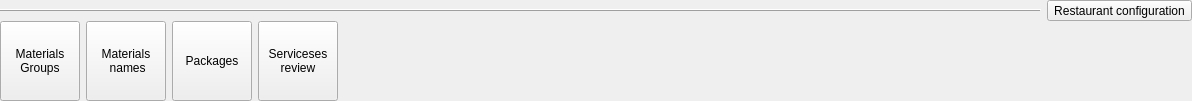
    <widget class="QWidget" name="widget_4" native="true">
     <layout class="QVBoxLayout" name="verticalLayout_3">
      <property name="spacing">
       <number>0</number>
      </property>
      <property name="leftMargin">
       <number>0</number>
      </property>
      <property name="topMargin">
       <number>0</number>
      </property>
      <property name="rightMargin">
       <number>0</number>
      </property>
      <property name="bottomMargin">
       <number>0</number>
      </property>
      <item>
       <widget class="QWidget" name="widget_5" native="true">
        <layout class="QHBoxLayout" name="horizontalLayout_3">
         <property name="leftMargin">
          <number>0</number>
         </property>
         <property name="topMargin">
          <number>0</number>
         </property>
         <property name="rightMargin">
          <number>0</number>
         </property>
         <property name="bottomMargin">
          <number>0</number>
         </property>
         <item>
          <widget class="Line" name="line_2">
           <property name="frameShadow">
            <enum>QFrame::Raised</enum>
           </property>
           <property name="orientation">
            <enum>Qt::Horizontal</enum>
           </property>
          </widget>
         </item>
         <item>
          <widget class="QToolButton" name="btnConfigRestaurant">
           <property name="focusPolicy">
            <enum>Qt::NoFocus</enum>
           </property>
           <property name="text">
            <string>Restaurant configuration</string>
           </property>
           <property name="toolButtonStyle">
            <enum>Qt::ToolButtonIconOnly</enum>
           </property>
          </widget>
         </item>
        </layout>
       </widget>
      </item>
      <item>
       <widget class="QWidget" name="widget_6" native="true">
        <layout class="QHBoxLayout" name="horizontalLayout_4">
         <property name="leftMargin">
          <number>0</number>
         </property>
         <property name="topMargin">
          <number>0</number>
         </property>
         <property name="rightMargin">
          <number>0</number>
         </property>
         <property name="bottomMargin">
          <number>0</number>
         </property>
         <item>
          <widget class="QToolButton" name="bntnMaterialsGroups">
           <property name="minimumSize">
            <size>
             <width>80</width>
             <height>80</height>
            </size>
           </property>
           <property name="maximumSize">
            <size>
             <width>222</width>
             <height>222</height>
            </size>
           </property>
           <property name="text">
            <string>Materials
Groups</string>
           </property>
           <property name="icon">
            <iconset resource="res.qrc">
             <normaloff>:/images/dinner2.png</normaloff>:/images/dinner2.png</iconset>
           </property>
           <property name="iconSize">
            <size>
             <width>32</width>
             <height>32</height>
            </size>
           </property>
           <property name="toolButtonStyle">
            <enum>Qt::ToolButtonTextUnderIcon</enum>
           </property>
          </widget>
         </item>
         <item>
          <widget class="QToolButton" name="btnMaterials">
           <property name="minimumSize">
            <size>
             <width>80</width>
             <height>80</height>
            </size>
           </property>
           <property name="maximumSize">
            <size>
             <width>222</width>
             <height>222</height>
            </size>
           </property>
           <property name="text">
            <string>Materials
 names</string>
           </property>
           <property name="icon">
            <iconset resource="res.qrc">
             <normaloff>:/images/dinner2.png</normaloff>:/images/dinner2.png</iconset>
           </property>
           <property name="iconSize">
            <size>
             <width>32</width>
             <height>32</height>
            </size>
           </property>
           <property name="toolButtonStyle">
            <enum>Qt::ToolButtonTextUnderIcon</enum>
           </property>
          </widget>
         </item>
         <item>
          <widget class="QToolButton" name="btnPackages">
           <property name="minimumSize">
            <size>
             <width>80</width>
             <height>80</height>
            </size>
           </property>
           <property name="maximumSize">
            <size>
             <width>222</width>
             <height>222</height>
            </size>
           </property>
           <property name="text">
            <string>Packages</string>
           </property>
           <property name="icon">
            <iconset resource="res.qrc">
             <normaloff>:/images/box.png</normaloff>:/images/box.png</iconset>
           </property>
           <property name="iconSize">
            <size>
             <width>32</width>
             <height>32</height>
            </size>
           </property>
           <property name="toolButtonStyle">
            <enum>Qt::ToolButtonTextUnderIcon</enum>
           </property>
          </widget>
         </item>
         <item>
          <widget class="QToolButton" name="btnMenuReview">
           <property name="minimumSize">
            <size>
             <width>80</width>
             <height>80</height>
            </size>
           </property>
           <property name="maximumSize">
            <size>
             <width>222</width>
             <height>222</height>
            </size>
           </property>
           <property name="text">
            <string>Serviceses
review</string>
           </property>
           <property name="icon">
            <iconset resource="res.qrc">
             <normaloff>:/images/list.png</normaloff>:/images/list.png</iconset>
           </property>
           <property name="iconSize">
            <size>
             <width>32</width>
             <height>32</height>
            </size>
           </property>
           <property name="toolButtonStyle">
            <enum>Qt::ToolButtonTextUnderIcon</enum>
           </property>
          </widget>
         </item>
         <item>
          <spacer name="horizontalSpacer_2">
           <property name="orientation">
            <enum>Qt::Horizontal</enum>
           </property>
           <property name="sizeHint" stdset="0">
            <size>
             <width>854</width>
             <height>20</height>
            </size>
           </property>
          </spacer>
         </item>
        </layout>
       </widget>
      </item>
     </layout>
    </widget>
